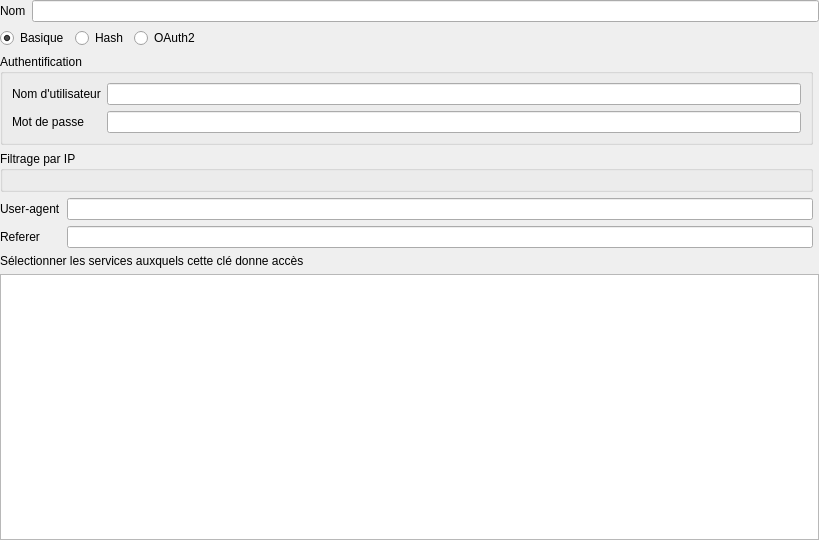
<?xml version="1.0" encoding="UTF-8"?>
<ui version="4.0">
 <class>PermissionsWidget</class>
 <widget class="QWidget" name="PermissionsWidget">
  <property name="geometry">
   <rect>
    <x>0</x>
    <y>0</y>
    <width>819</width>
    <height>540</height>
   </rect>
  </property>
  <property name="windowTitle">
   <string>User informations</string>
  </property>
  <property name="locale">
   <locale language="English" country="UnitedStates"/>
  </property>
  <layout class="QGridLayout" name="gridLayout_3" rowstretch="0,0,0,0,0,0,0,0,0,0,1">
   <property name="leftMargin">
    <number>0</number>
   </property>
   <property name="topMargin">
    <number>0</number>
   </property>
   <property name="rightMargin">
    <number>0</number>
   </property>
   <property name="bottomMargin">
    <number>0</number>
   </property>
   <item row="2" column="0" colspan="3">
    <layout class="QHBoxLayout" name="horizontalLayout">
     <property name="topMargin">
      <number>0</number>
     </property>
     <item>
      <widget class="QRadioButton" name="rbtn_basic">
       <property name="text">
        <string>Basique</string>
       </property>
       <property name="checked">
        <bool>true</bool>
       </property>
      </widget>
     </item>
     <item>
      <widget class="QRadioButton" name="rbtn_hash">
       <property name="text">
        <string>Hash</string>
       </property>
      </widget>
     </item>
     <item>
      <widget class="QRadioButton" name="rbtn_oauth">
       <property name="text">
        <string>OAuth2</string>
       </property>
      </widget>
     </item>
     <item>
      <spacer name="horizontalSpacer">
       <property name="orientation">
        <enum>Qt::Horizontal</enum>
       </property>
       <property name="sizeHint" stdset="0">
        <size>
         <width>40</width>
         <height>20</height>
        </size>
       </property>
      </spacer>
     </item>
    </layout>
   </item>
   <item row="10" column="0" colspan="3">
    <widget class="QTableView" name="tbv_permissions"/>
   </item>
   <item row="1" column="0" colspan="3">
    <layout class="QHBoxLayout" name="horizontalLayout_2">
     <property name="topMargin">
      <number>0</number>
     </property>
     <item>
      <widget class="QLabel" name="lbl_name">
       <property name="sizePolicy">
        <sizepolicy hsizetype="Fixed" vsizetype="Preferred">
         <horstretch>0</horstretch>
         <verstretch>0</verstretch>
        </sizepolicy>
       </property>
       <property name="text">
        <string>Nom</string>
       </property>
      </widget>
     </item>
     <item>
      <widget class="QLineEdit" name="lne_name"/>
     </item>
    </layout>
   </item>
   <item row="9" column="0" colspan="3">
    <widget class="QLabel" name="lbl_permissions">
     <property name="text">
      <string>Sélectionner les services auxquels cette clé donne accès</string>
     </property>
    </widget>
   </item>
   <item row="7" column="1">
    <widget class="QLineEdit" name="lne_user_agent"/>
   </item>
   <item row="8" column="1">
    <widget class="QLineEdit" name="lne_referer"/>
   </item>
   <item row="8" column="0">
    <widget class="QLabel" name="lbl_referer">
     <property name="sizePolicy">
      <sizepolicy hsizetype="Fixed" vsizetype="Preferred">
       <horstretch>0</horstretch>
       <verstretch>0</verstretch>
      </sizepolicy>
     </property>
     <property name="text">
      <string>Referer</string>
     </property>
    </widget>
   </item>
   <item row="7" column="0">
    <widget class="QLabel" name="lbl_user_agent">
     <property name="sizePolicy">
      <sizepolicy hsizetype="Fixed" vsizetype="Preferred">
       <horstretch>0</horstretch>
       <verstretch>0</verstretch>
      </sizepolicy>
     </property>
     <property name="text">
      <string>User-agent</string>
     </property>
    </widget>
   </item>
   <item row="3" column="0" colspan="2">
    <widget class="QStackedWidget" name="stack_key">
     <property name="currentIndex">
      <number>0</number>
     </property>
     <widget class="QWidget" name="page_basic">
      <layout class="QGridLayout" name="gridLayout_2">
       <property name="leftMargin">
        <number>0</number>
       </property>
       <property name="topMargin">
        <number>0</number>
       </property>
       <property name="rightMargin">
        <number>0</number>
       </property>
       <property name="bottomMargin">
        <number>0</number>
       </property>
       <item row="0" column="0">
        <widget class="QGroupBox" name="gpb_authentication">
         <property name="title">
          <string>Authentification</string>
         </property>
         <layout class="QGridLayout" name="gridLayout">
          <item row="1" column="0">
           <widget class="QLabel" name="lbl_password">
            <property name="text">
             <string>Mot de passe</string>
            </property>
           </widget>
          </item>
          <item row="0" column="0">
           <widget class="QLabel" name="lbl_login">
            <property name="text">
             <string>Nom d'utilisateur</string>
            </property>
           </widget>
          </item>
          <item row="1" column="1">
           <widget class="QLineEdit" name="lne_password">
            <property name="echoMode">
             <enum>QLineEdit::PasswordEchoOnEdit</enum>
            </property>
           </widget>
          </item>
          <item row="0" column="1">
           <widget class="QLineEdit" name="lne_login"/>
          </item>
         </layout>
        </widget>
       </item>
      </layout>
     </widget>
     <widget class="QWidget" name="page_hash">
      <layout class="QGridLayout" name="gridLayout_4">
       <item row="0" column="0">
        <widget class="QLabel" name="lbl_hash">
         <property name="text">
          <string>Une valeur de hash (chaine de caractère) sera calculée automatiquement.
La valeur devra être fournie comme paramètre supplémentaire dans les requêtes de consultation des flux.
Ce type d’authentification est adapté en particulier pour une utilisation sur un site internet.</string>
         </property>
        </widget>
       </item>
      </layout>
     </widget>
     <widget class="QWidget" name="page_oauth">
      <layout class="QGridLayout" name="gridLayout_6">
       <item row="0" column="0">
        <widget class="QLabel" name="lbl_oauth2">
         <property name="text">
          <string>Ce type d’authentification consiste à utiliser votre compte Géoplateforme.
Vous ne pouvez donc avoir qu'une seule clé de ce type.
Ce type est adapté pour une utilisation dans un logiciel SIG ou tout outil nécessitant une authentification forte. </string>
         </property>
        </widget>
       </item>
      </layout>
     </widget>
    </widget>
   </item>
   <item row="4" column="0" colspan="2">
    <widget class="QgsCollapsibleGroupBox" name="gpb_ip_filter">
     <property name="title">
      <string>Filtrage par IP</string>
     </property>
     <layout class="QGridLayout" name="gridLayout_5">
      <item row="0" column="0">
       <widget class="UserKeyIpFilterWidget" name="wdg_user_key_ip_filter" native="true"/>
      </item>
     </layout>
    </widget>
   </item>
  </layout>
 </widget>
 <customwidgets>
  <customwidget>
   <class>QgsCollapsibleGroupBox</class>
   <extends>QGroupBox</extends>
   <header>qgscollapsiblegroupbox.h</header>
   <container>1</container>
  </customwidget>
  <customwidget>
   <class>UserKeyIpFilterWidget</class>
   <extends>QWidget</extends>
   <header>geoplateforme.gui.user_keys.wdg_user_key_ip_filter</header>
   <container>1</container>
  </customwidget>
 </customwidgets>
 <tabstops>
  <tabstop>lne_name</tabstop>
  <tabstop>rbtn_basic</tabstop>
  <tabstop>rbtn_hash</tabstop>
  <tabstop>rbtn_oauth</tabstop>
  <tabstop>lne_login</tabstop>
  <tabstop>lne_password</tabstop>
  <tabstop>gpb_ip_filter</tabstop>
  <tabstop>lne_user_agent</tabstop>
  <tabstop>lne_referer</tabstop>
  <tabstop>tbv_permissions</tabstop>
 </tabstops>
 <resources/>
 <connections/>
</ui>
